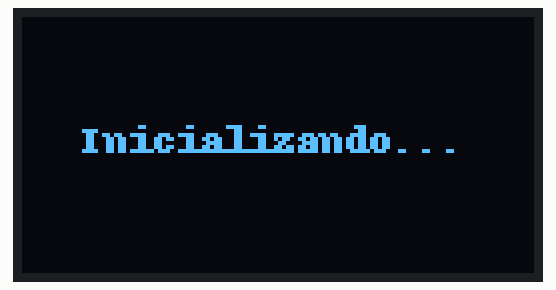
Recording of a program running on a simulated Raspberry Pi (BCM pin numbers). Parts: 128×64 one-colour display. The clock reads 2024-03-15 10:24:30 at power-on unless the program sets it; what the program prints to the terminal is not drawn.

Above: at 0.2 s.
At 1.7 s:
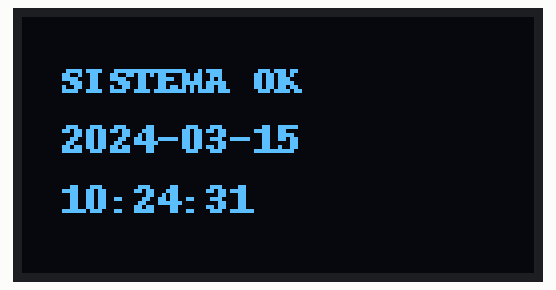
At 11.2 s:
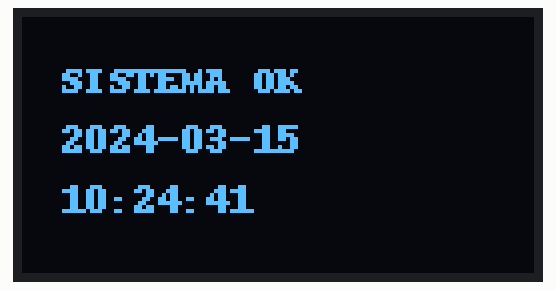
At 19.7 s:
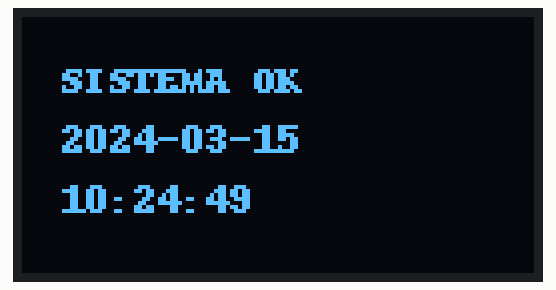
At 29.2 s:
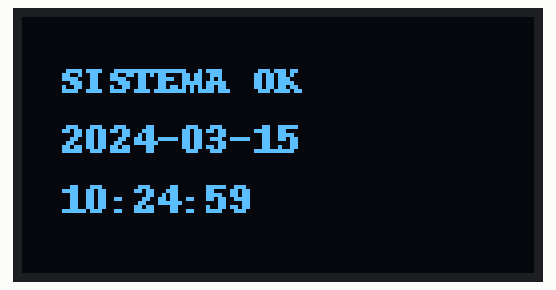
At 38.7 s:
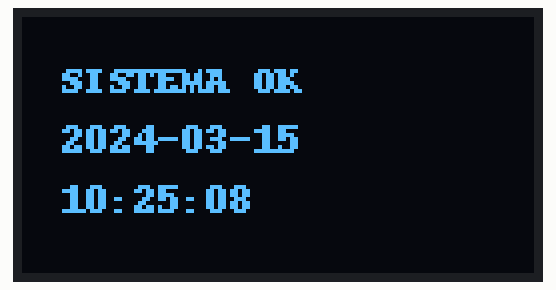

The program:

main.py
```python
import os
import time
from display_manager import OLEDDisplay
from utils import get_timestamp

def main():
    oled = OLEDDisplay()

    print("Inicializando OLED...")
    oled.show_text("Inicializando...", x=15, y=25)
    time.sleep(1.5)

    ruta_logo = "assets/logo.pbm"
    if os.path.exists(ruta_logo):
        print("Cargando logotipo en pantalla...")
        oled.show_logo(ruta_logo)
        time.sleep(3)
    else:
        print(f"Aviso: No se encontró '{ruta_logo}'. Saltando despliegue de logo.")

    print("Iniciando bucle de tiempo real. Presiona Ctrl+C para salir.")
    try:
        while True:
            now = get_timestamp()
            oled.show_text(f"SISTEMA OK\n{now}", x=10, y=10)
            time.sleep(1)

    except KeyboardInterrupt:
        print("\nInterrupción detectada por el usuario.")
    finally:
        oled.power_off()
        print("Pantalla OLED limpia y apagada correctamente.")

if __name__ == "__main__":
    main()
```

display_manager.py
```python
import board
import busio
import adafruit_ssd1306
from PIL import Image, ImageDraw, ImageFont

class OLEDDisplay:
    def __init__(self, width=128, height=64):
        self.width = width
        self.height = height

        self.i2c = busio.I2C(board.SCL, board.SDA)
        self.display = adafruit_ssd1306.SSD1306_I2C(width, height, self.i2c)

        self.display.fill(0)
        self.display.show()

        self.image = Image.new("1", (width, height))
        self.draw = ImageDraw.Draw(self.image)
        self.font = ImageFont.load_default()

    def clear(self):
        self.draw.rectangle((0, 0, self.width, self.height), outline=0, fill=0)

    def show_text(self, text, x=0, y=0):
        self.clear()
        self.draw.text((x, y), text, font=self.font, fill=255)
        self.display.image(self.image)
        self.display.show()

    def show_logo(self, path):
        self.clear()
        logo = Image.open(path).convert("1").resize((self.width, self.height))
        self.display.image(logo)
        self.display.show()

    def power_off(self):
        self.display.fill(0)
        self.display.show()
```

utils.py
```python
import time

def get_timestamp():
    return time.strftime("%Y-%m-%d\n%H:%M:%S")
```

Measured:
- what the display in image 0 shows lasts 1.6 s, from 0.1 s to 1.7 s
- what the display in image 3 shows lasts 1.1 s, from 19.6 s to 20.7 s
